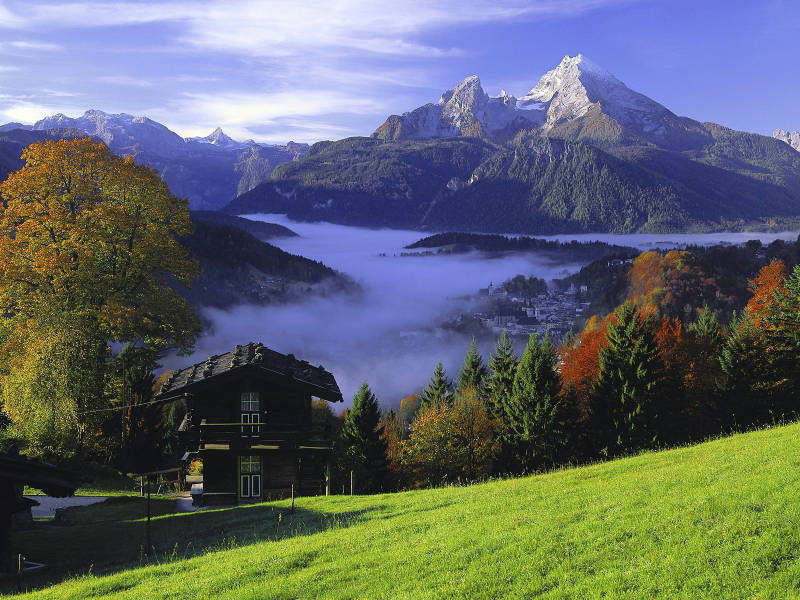
#> input picture image.jpg, 1600 x 1200 px (shown at 1/2 size)
$ python 06-imagenes.py
#> lines starting #> are read from the running program, lines starting #| are printed output that depends on the picture
#!/usr/bin/env python
# -*- coding: utf-8 -*-
#
#       pileffects.py
#
#       Copyright 2014 Recursos Python - www.recursospython.com
#
from PIL import Image, ImageChops, ImageEnhance, ImageOps


def main():
    image = Image.open("image.jpg")
#> image is the input picture: PIL image 1600x1200 RGB; mean R, G, B 96.4, 103.3, 106.3

    # Invertir colores.
    new_image = ImageChops.invert(image)
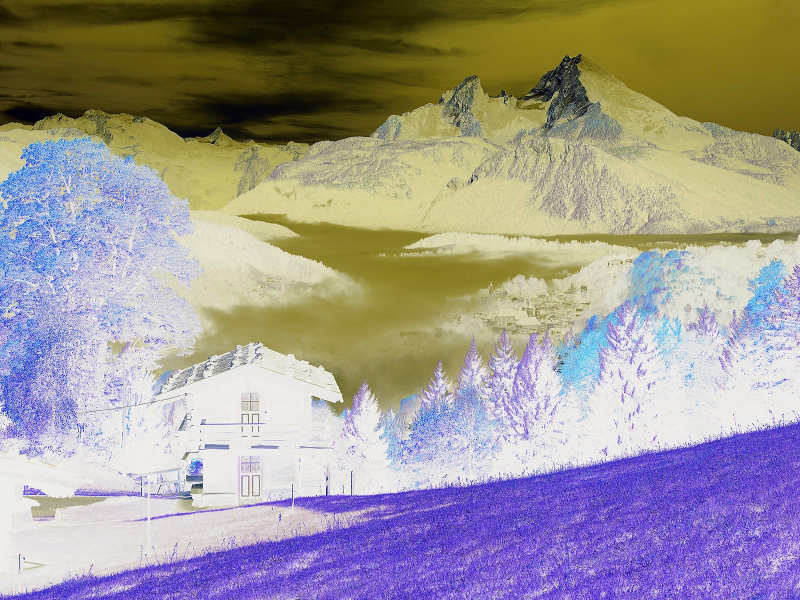
#> new_image: PIL image 1600x1200 RGB (shown at 1/2 size); mean R, G, B 158.6, 151.7, 148.7
    new_image.save("image_1.jpg")

    # Escala de grises.
    new_image = ImageOps.grayscale(image)
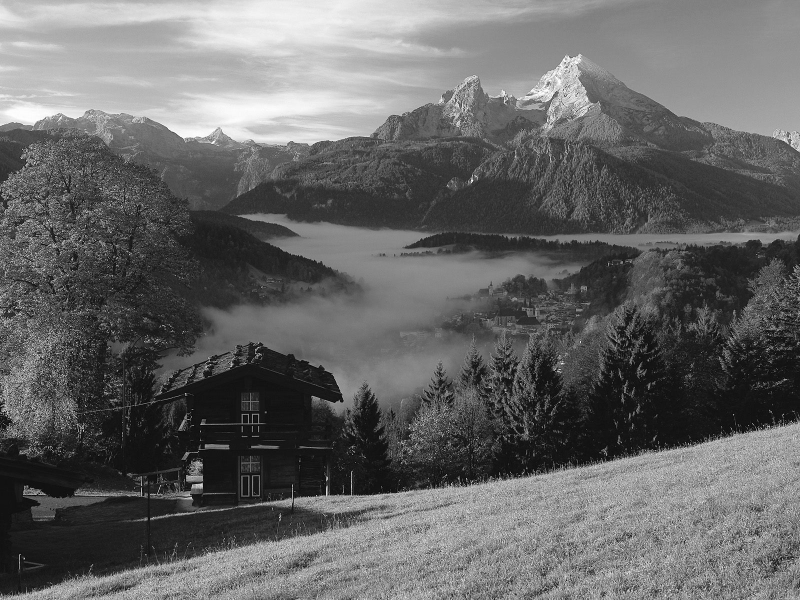
#> new_image: PIL image 1600x1200 L (shown at 1/2 size); min 0, max 255, mean 101.6
    new_image.save("image_2.jpg")

    # Resaltar luces.
    new_image = ImageEnhance.Brightness(image).enhance(2)
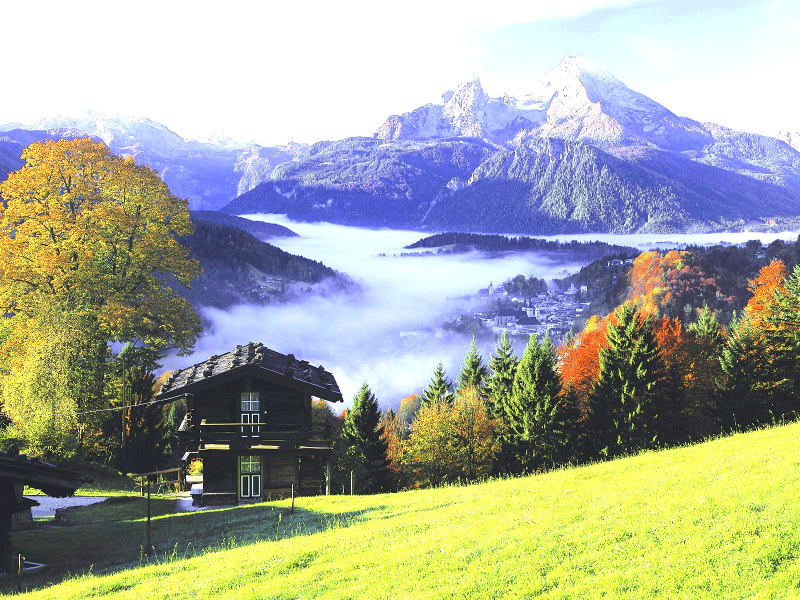
#> new_image: PIL image 1600x1200 RGB (shown at 1/2 size); mean R, G, B 165.7, 170.9, 156
    new_image.save("image_3.jpg")

    # Contraste.
    new_image = ImageEnhance.Contrast(image).enhance(4)
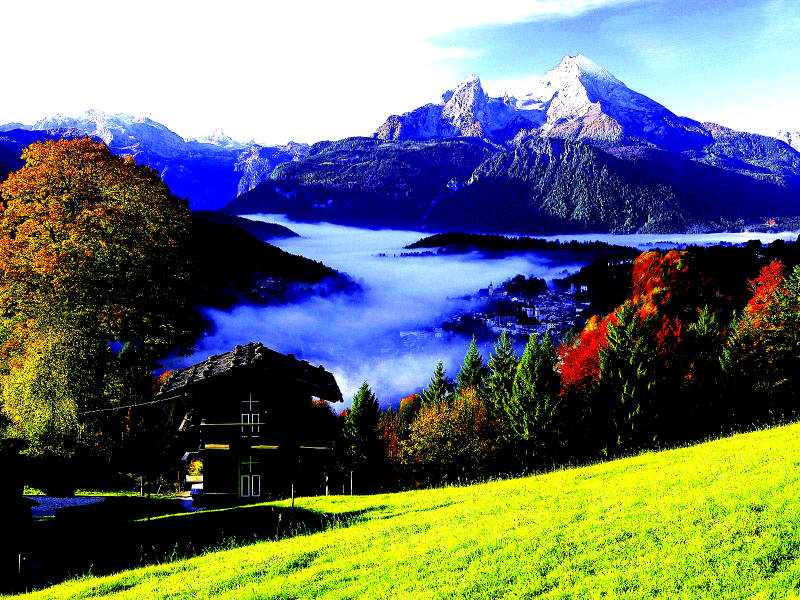
#> new_image: PIL image 1600x1200 RGB (shown at 1/2 size); mean R, G, B 103.8, 113.5, 104.8
    new_image.save("image_4.jpg")

    # Espejo.
    new_image = ImageOps.mirror(image)
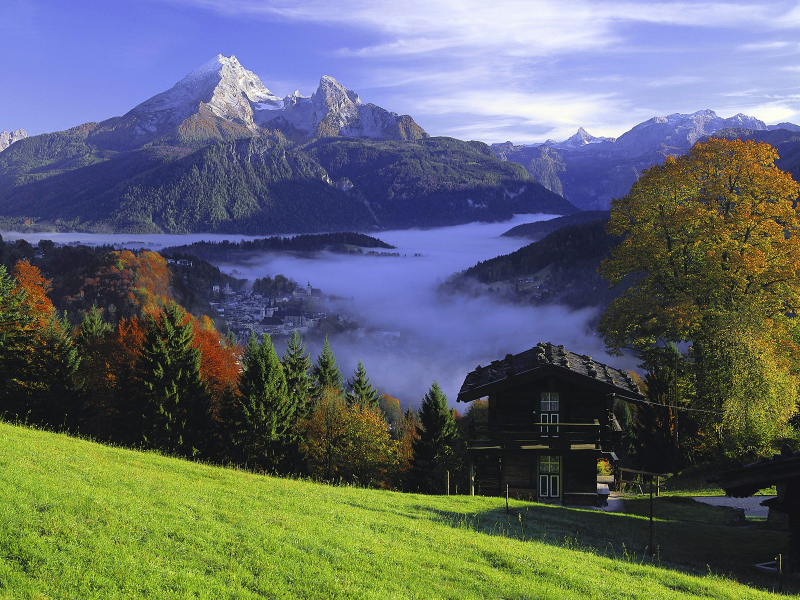
#> new_image: PIL image 1600x1200 RGB (shown at 1/2 size); mean R, G, B 96.4, 103.3, 106.3
    new_image.save("image_5.jpg")

    # Cambiar tamaño.
    new_image = image.resize((320, 240))
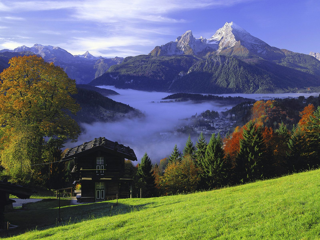
#> new_image: PIL image 320x240 RGB; mean R, G, B 96.4, 103.3, 106.3
    new_image.save("image_6.jpg")

    # Diminuir nitidez.
    new_image = ImageEnhance.Sharpness(image).enhance(-4)
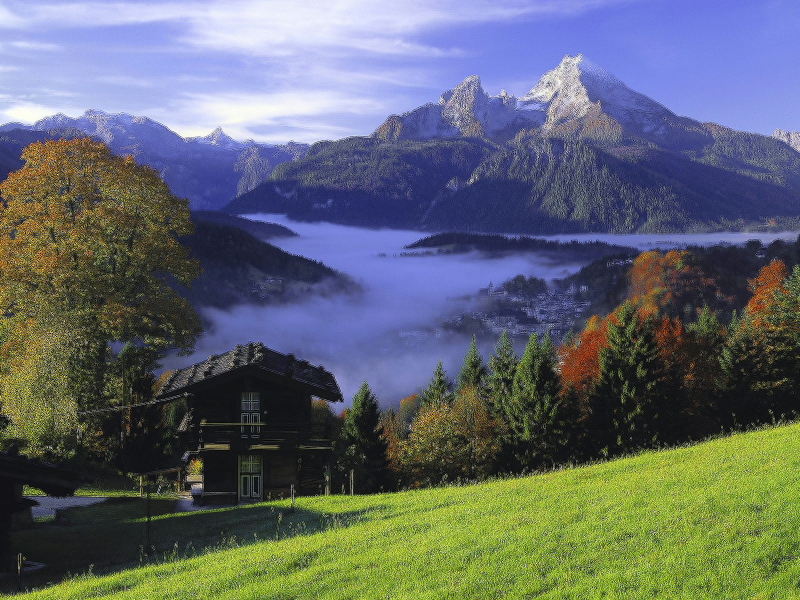
#> new_image: PIL image 1600x1200 RGB (shown at 1/2 size); mean R, G, B 97.4, 104, 110
    new_image.save("image_7.jpg")


if __name__ == "__main__":
    main()
